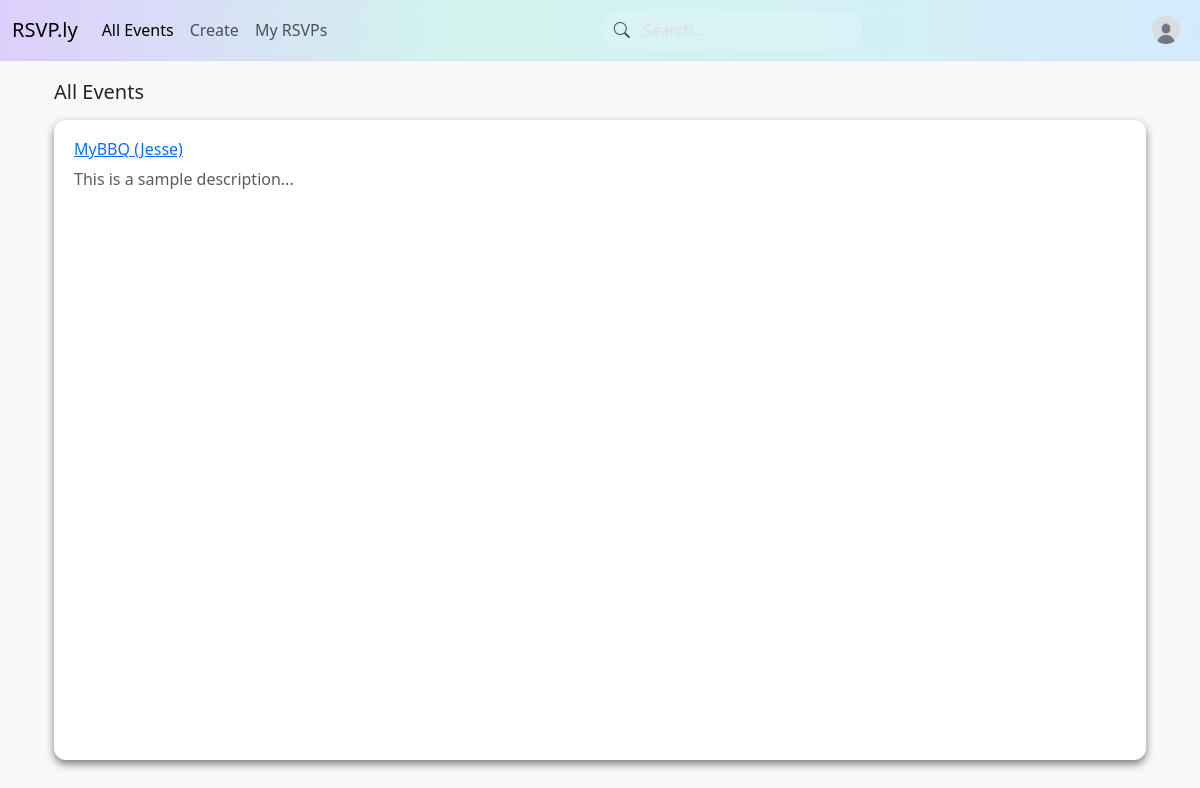
The page /events (signed in) on the database as committed earlier.
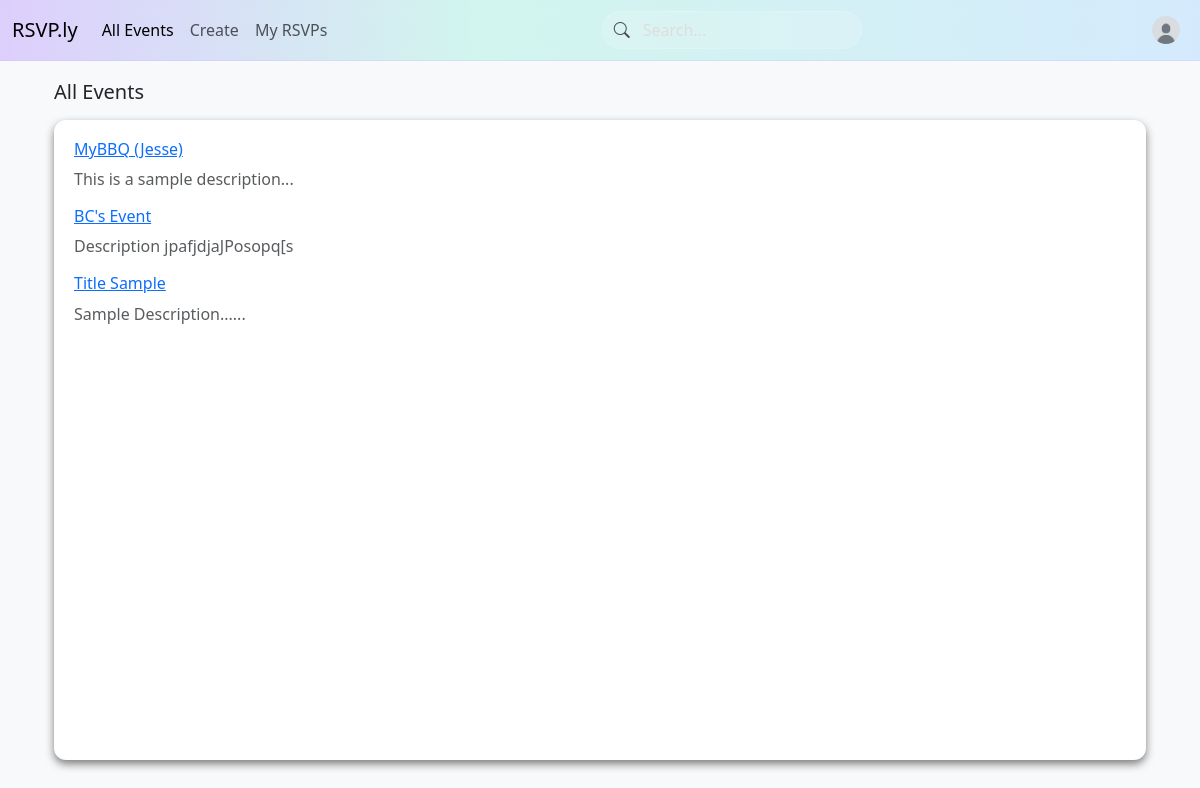
The same page on the database as committed later.
### app/models.py (models this page shows, shortened)
class TimestampMixin:
    created_at: Mapped[datetime] = mapped_column(
        DateTime(timezone=True), server_default=func.now(), nullable=False
    )
    updated_at: Mapped[datetime] = mapped_column(
        DateTime(timezone=True), server_default=func.now(),
        onupdate=func.now(), nullable=False
    )

class Event(db.Model, TimestampMixin):
    __tablename__ = "events"
    __table_args__ = (
        CheckConstraint("ends_at > starts_at", name="chk_event_time"),
        Index("idx_events_starts_at", "starts_at"),
        Index("idx_events_organizer", "organizer_id"),
    )
    id: Mapped[int] = mapped_column(primary_key=True)
    title: Mapped[str] = mapped_column(String(255), nullable=False)
    description: Mapped[str | None] = mapped_column(Text)
    wishlist: Mapped[str | None] = mapped_column(Text)
    starts_at: Mapped[datetime] = mapped_column(DateTime(timezone=True), nullable=False)
    ends_at: Mapped[datetime] = mapped_column(DateTime(timezone=True), nullable=False)
    capacity: Mapped[int | None] = mapped_column(Integer)  # NULL = unlimited
    is_public: Mapped[bool] = mapped_column(Boolean, server_default=text("true"), nullable=False)
    address_line1: Mapped[str | None] = mapped_column(String(255))
    address_line2: Mapped[str | None] = mapped_column(String(255))
    organizer_id: Mapped[int] = mapped_column(
        ForeignKey("users.id", ondelete="RESTRICT"), nullable=False
    )
    organizer: Mapped[User] = relationship(back_populates="organized_events")
    categories: Mapped[list[Category]] = relationship(
        secondary=event_categories, back_populates="events"
    )
    rsvps: Mapped[list["Rsvp"]] = relationship(
        back_populates="event", cascade="all, delete-orphan"
    )
    comments: Mapped[list["EventComment"]] = relationship(
        back_populates="event", cascade="all, delete-orphan"
    )
    ratings: Mapped[list["Rating"]] = relationship(
        back_populates="event", cascade="all, delete-orphan"
    )
    @hybrid_property
    def seats_taken(self) -> int:
        """Counts the number of occupied seats (1 per going RSVP + guests)."""
        return sum(
            (1 + r.guests_count) for r in self.rsvps if r.status == RsvpStatus.going
        )

### app/routes.py (the view)
@myapp_obj.route("/events")
def view_all_events():
    events = Event.query.all() # get all events
    return render_template("hello.html", events=events)

### app/models.py (called while the page is built)
@login_manager.user_loader
def load_user(user_id):
        return User.query.get(int(user_id))

### app/templates/hello.html (shortened to what this page needs)
{% extends "layout.html" %}
{% block content %}
<div class="container">
  <div class="row">
        <div class="col-md-12 mb-3">
            <h5 class="mb-3">All Events</h5>
                <div class="scrollable-container">
                    {% for event in events %}
                        <h6><a href = "/event/{{event.id}}">{{event.title}}</a></h6>
                        <p class="text-muted">
                            {{event.description}}
                        </p>
                        {% else %}
                        <p>
                            <h6>No events found.</h6>
                        </p>
                    {% endfor %}
                </div>
        </div>
</div>
{% endblock %}

Rows that differ between the two databases and show on the page:
added Event: title "BC's Event", description "Description jpafjdjaJPosopq[s"
added Event: title "Title Sample", description "Sample Description......"
